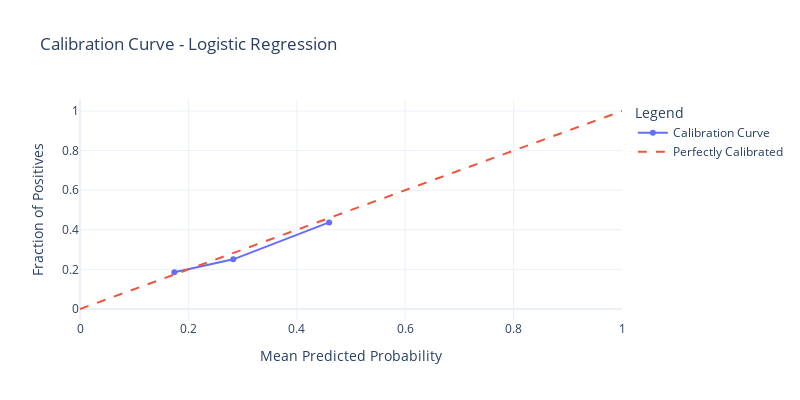

The notebook cell saved with this chart:
### Code cell
from recurrent_health_events_prediction.training.utils import plot_calibration_curve

fig = plot_calibration_curve(y_test, y_pred_proba_logreg, show_plot=False, title ="Calibration Curve - Logistic Regression")
fig.show()

### Figure 1 — Plotly figure (JSON) as saved in the notebook; plotly's stock layout.template omitted (floating-point values rounded to 4 significant figures)
{"data": [{"mode": "lines+markers", "name": "Calibration Curve", "type": "scatter", "x": [0.174, 0.2827, 0.4596], "y": [0.1852, 0.2509, 0.4375]}, {"line": {"dash": "dash"}, "mode": "lines", "name": "Perfectly Calibrated", "type": "scatter", "x": [0, 1], "y": [0, 1]}], "layout": {"height": 400, "legend": {"title": {"text": "Legend"}}, "title": {"text": "Calibration Curve - Logistic Regression"}, "width": 800, "xaxis": {"title": {"text": "Mean Predicted Probability"}}, "yaxis": {"title": {"text": "Fraction of Positives"}}}}
